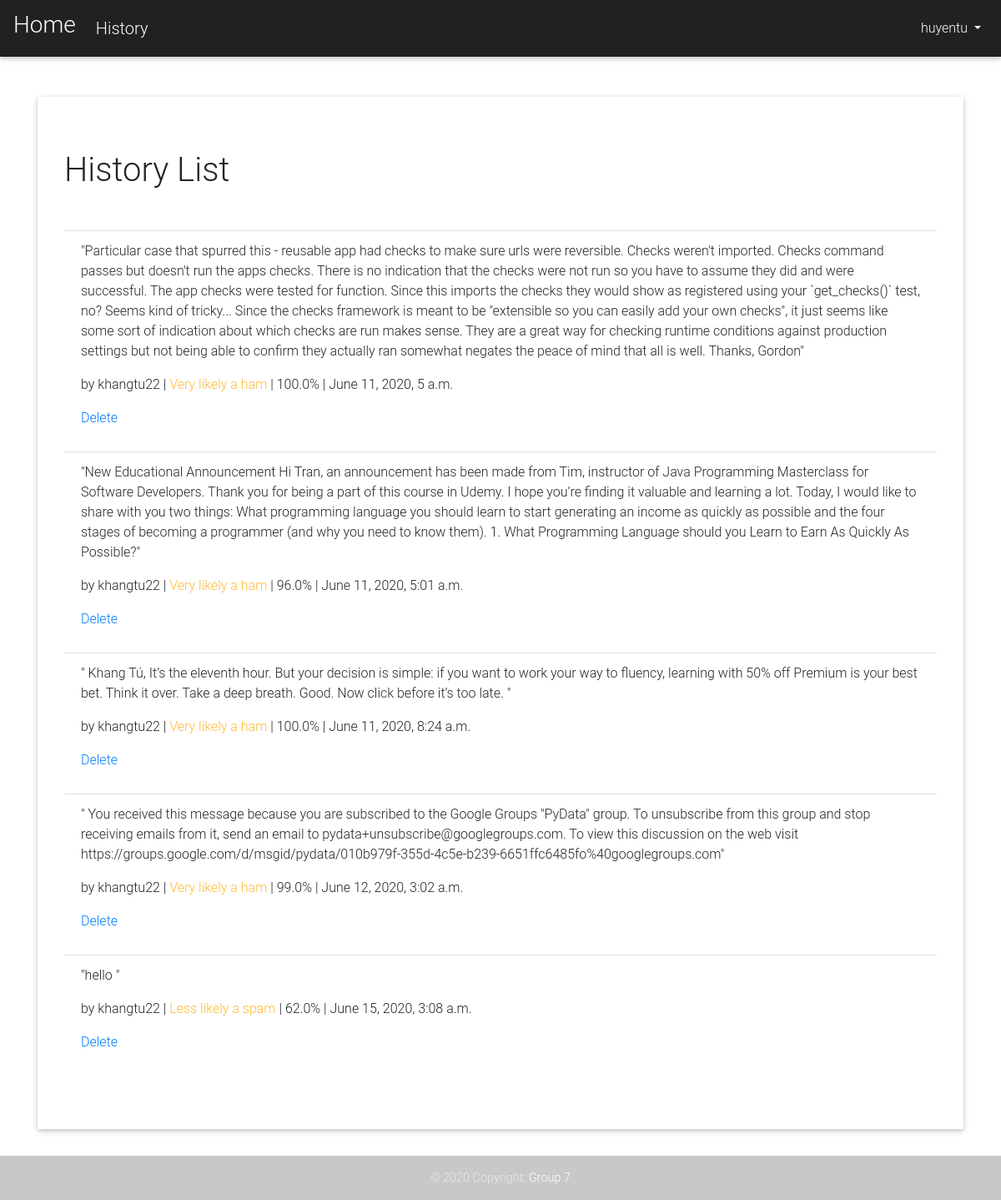
Screenshot of /history/ (signed in) with the database file from the repository.
### users/models.py (models this page shows)
class CustomUser(AbstractUser):
    objects = CustomUserManager()

### spam_email/models.py (models this page shows, shortened)
class Email(models.Model):
    content = models.TextField()
    result = models.CharField(max_length=100)
    accuracy = models.CharField(max_length=100)
    last_updated = models.DateTimeField(auto_now=True)
    author = models.ForeignKey(
        get_user_model(),
        on_delete=models.CASCADE,
        related_name='+',
        default='1',
    )

### spam_email/views.py (the view)
# urls.py: path('history/', HistoryView.as_view(), name='history'),
class HistoryView(LoginRequiredMixin, ListView):
    model = Email
    template_name = 'history.html'
    login_url = 'login'

### templates/history.html (shortened to what this page needs)
<!DOCTYPE html>
<html lang="en">
<head>
</head>
<body>
{% extends 'base.html' %}
{% block content %}
    <div class="jumbotron mt-5">
        <h1>History List</h1>
        <ul class="list-group list-group-flush mt-5">
            {% for email in object_list %}
          <li class="list-group-item">
            <p>"{{ email.content }}"</p>
            <p> by {{ email.author }} |<span class="text-warning"> {{ email.result }} </span>| {{ email.accuracy }}% | {{ email.last_updated }}</p>
            <p>
                <a href="{% url 'email_delete' email.pk %}" class="changelink">Delete</a>
            </p>
          </li>
            {% endfor %}
        </ul>
    </div>
{% endblock content %}

### templates/base/navbar.html (shortened to what this page needs)
{% load static %}
<!DOCTYPE html>
<html lang="en">
<head>
    <link rel="stylesheet" type="text/css" href="{% static 'assets/MDB/css/mdb.min.css' %}">
    <link rel="stylesheet" type="text/css" href="{% static 'assets/css/base.css' %}">
</head>
<body>
    <nav class="navbar navbar-expand-md navbar-dark bg-dark mb-4">
        <a class="navbar-brand" href="{% url 'home' %}">
            <h3>Home</h3>
        </a>
        <a class="navbar-brand ml-2" href="{% url 'history' %}">History</a>
        <div class="collapse navbar-collapse" id="navbarCollapse">
            {% if user.is_authenticated %}
                <ul class="navbar-nav ml-auto">
                    <li class="nav-item">
                        <a class="nav-link dropdown-toggle" href="#" id="userMenu" data-toggle="dropdown" aria-haspopup="true" aria-expanded="false">
                        {{ user.username }}
                        </a>
                    </li>
                </ul>
        {% else %}
            <form class="form-inline ml-auto">
                <a href="{% url 'login' %}" class="text-white bg-dark" > Login</a>
                <a href="{% url 'signup' %}" class="text-white bg-dark ml-3">Signup</a>
            </form>
        {% endif %}
        </div>
    </nav>
</body>
</html>

### static/assets/css/base.css (style rules this page uses)
body { font-family: 'Roboto', sans-serif; }

### rows the page displays
CustomUser: username "huyentu"
Email: content "Particular case that spurred this - reusable app had checks to make sure urls were reversible. Checks weren't imported. Checks command passes but doesn't run the apps checks. There is no indication that the checks were not run so you have to assume they did and were successful. The app checks were tested for function. Since this imports the checks they would show as registered using your `get_checks()` test, no? Seems kind of tricky... Since the checks framework is meant to be \"extensible so you can easily add your own checks\", it just seems like some sort of indication about which checks are run makes sense. They are a great way for checking runtime conditions against production settings…", author "khangtu22", result "Very likely a ham", accuracy "100.0", last_updated "June 11, 2020, 5 a.m."
Email: content "New Educational Announcement Hi Tran, an announcement has been made from Tim, instructor of Java Programming Masterclass for Software Developers. Thank you for being a part of this course in Udemy. I hope you’re finding it valuable and learning a lot. Today, I would like to share with you two things: What programming language you should learn to start generating an income as quickly as possible and the four stages of becoming a programmer (and why you need to know them). 1. What Programming Language should you Learn to Earn As Quickly As Possible?", author "khangtu22", result "Very likely a ham", accuracy "96.0", last_updated "June 11, 2020, 5:01 a.m."
Email: content "Khang Tú, It’s the eleventh hour. But your decision is simple: if you want to work your way to fluency, learning with 50% off Premium is your best bet. Think it over. Take a deep breath. Good. Now click before it’s too late.", author "khangtu22", result "Very likely a ham", accuracy "100.0", last_updated "June 11, 2020, 8:24 a.m."
Email: content "You received this message because you are subscribed to the Google Groups \"PyData\" group. To unsubscribe from this group and stop receiving emails from it, send an email to pydata+unsubscribe@googlegroups.com. To view this discussion on the web visit https://groups.google.com/d/msgid/pydata/010b979f-355d-4c5e-b239-6651ffc6485fo%40googlegroups.com", author "khangtu22", result "Very likely a ham", accuracy "99.0", last_updated "June 12, 2020, 3:02 a.m."
Email: content "hello", author "khangtu22", result "Less likely a spam", accuracy "62.0", last_updated "June 15, 2020, 3:08 a.m."
